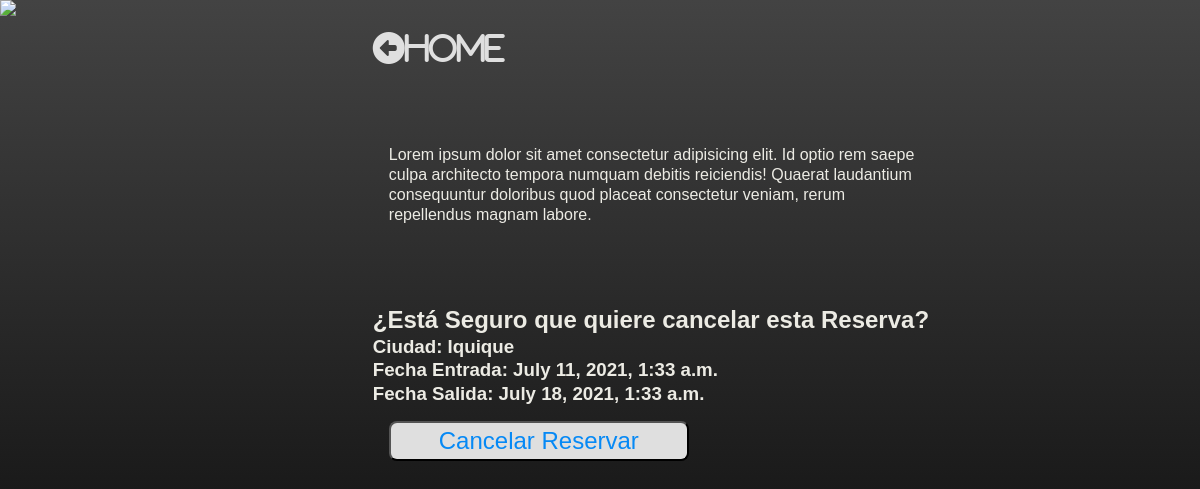
Screenshot of /reserva/cancel/18 with the database file from the repository.
### arriendo/models.py (models this page shows, shortened)
class Reserva(models.Model):
    user = models.ForeignKey(settings.AUTH_USER_MODEL, on_delete=models.CASCADE)
    depto = models.ForeignKey(Depto, on_delete=models.CASCADE)
    check_in = models.DateTimeField()
    check_out = models.DateTimeField()
    def get_depto_category(self):
        depto_categories = dict(self.depto.DEPTO_CATEGORIES)
        depto_category = depto_categories.get(self.depto.category)
        return depto_category

class Depto(models.Model):
    DEPTO_CATEGORIES = (
        ('VIN','Vina del Mar'),
        ('SER','La Serena'),
        ('PUC','Pucon'),
        ('VIL','Villarrica'),
        ('VAL','Valdivia'),
        ('IQU','Iquique'),
        ('FRU','Frutillar'),
    )
    category = models.CharField(max_length=3, choices=DEPTO_CATEGORIES,default='Iquique')
    precio = models.IntegerField()
    capacidad = models.IntegerField()
    camas = models.IntegerField()

### arriendo/views.py (the view)
# urls.py: path('reserva/cancel/<pk>',CancelReservaView.as_view(), name='CancelReservaView'),
class CancelReservaView(DeleteView):
    model = Reserva
    template_name = 'reserva_cancel_view.html'
    success_url = reverse_lazy('arriendo:ReservaListView')

### arriendo/templates/reserva_cancel_view.html (shortened to what this page needs)
{% load static %}
<!DOCTYPE html>
<html lang="en">
<head>
    <link rel="stylesheet" href="{% static 'arriendo/css/depto_detail_view.css' %}">
</head>
<body>
    <div class="content">
        <div class="image">
            <img
                src="https://images.unsplash.com/photo-1519710164239-da123dc03ef4?ixlib=rb-1.2.1&ixid=eyJhcHBfaWQiOjEyMDd9&auto=format&fit=crop&w=500&q=60">
        </div>
        <div class="depto">
            <div class="home">
                <a href="{% url 'arriendo:DeptoListView'  %}"><i class="fas fa-arrow-alt-circle-left">Home</i></a>
            </div>
            <div class="depto-info">
                <p>Lorem ipsum dolor sit amet consectetur adipisicing elit. Id optio rem saepe culpa architecto tempora
                    numquam debitis reiciendis! Quaerat laudantium consequuntur doloribus quod placeat consectetur
                    veniam,
                    rerum repellendus magnam labore. </p>
            </div>
            <form id="reserva-form" action="" method="POST">
                <h2>¿Está Seguro que quiere cancelar esta Reserva?</h2>
                <h3>Ciudad: {{reserva.get_depto_category}}</h3>
                <h3>Fecha Entrada: {{reserva.check_in}}</h3>
                <h3>Fecha Salida: {{reserva.check_out}}</h3>
                <div class="input-div">
                    <button type="submit" >Cancelar Reservar</button>
                </div>
            </form>
        </div>
    </div>
</body>
</html>

### arriendo/static/arriendo/css/depto_detail_view.css (style rules this page uses)
* { padding:0; margin:0; box-sizing: border-box; }
body { background: #000000; background: -webkit-linear-gradient(to bottom, #434343, #000000); background: linear-gradient(to bottom, #434343, #000000); color: rgb(236, 235, 228); font-family: sans-serif; line-height: 1.25; height: 100vh; }
.content { display: flex; flex-direction: row; flex-wrap: wrap; width:100%; justify-content: left; }
.image { flex: 0.3; }
.depto { flex:0.5; margin: 2rem; display:flex; text-align: left; align-items: start; flex-direction: column; }
.home { flex: 0.2; }
.depto-info { flex: 0.4; margin: 5rem 1rem; }
form { display: flex; flex: 0.4 1 auto; flex-direction: column; }
.image img { flex:1; max-height: 99.2vh; }
i { color:#dfdfdf; font-size: 2rem; }
.input-div { flex: 1 1 auto; margin:1rem; display: flex; flex-direction: column; justify-content: space-between; }
input, button { flex:1; width:300px; border-radius: 0.5rem; line-height: 1.5; font-size: 1.5rem; color: #555; }
button { background-color: #dfdfdf; color:rgb(6, 137, 245); outline:none; }

### rows the page displays
Reserva: get_depto_category "Iquique", check_in "July 11, 2021, 1:33 a.m.", check_out "July 18, 2021, 1:33 a.m."
